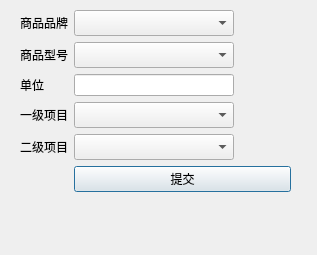
<?xml version="1.0" encoding="UTF-8"?>
<ui version="4.0">
 <class>Dialog</class>
 <widget class="QDialog" name="Dialog">
  <property name="geometry">
   <rect>
    <x>0</x>
    <y>0</y>
    <width>317</width>
    <height>255</height>
   </rect>
  </property>
  <property name="windowTitle">
   <string>Dialog</string>
  </property>
  <widget class="QWidget" name="formLayoutWidget">
   <property name="geometry">
    <rect>
     <x>20</x>
     <y>10</y>
     <width>271</width>
     <height>231</height>
    </rect>
   </property>
   <layout class="QFormLayout" name="formLayout">
    <item row="1" column="0">
     <widget class="QLabel" name="label_2">
      <property name="text">
       <string>商品品牌</string>
      </property>
     </widget>
    </item>
    <item row="1" column="1">
     <widget class="QComboBox" name="brand_comboBox">
      <property name="minimumSize">
       <size>
        <width>150</width>
        <height>26</height>
       </size>
      </property>
      <property name="maximumSize">
       <size>
        <width>160</width>
        <height>26</height>
       </size>
      </property>
      <property name="baseSize">
       <size>
        <width>150</width>
        <height>26</height>
       </size>
      </property>
      <property name="sizeAdjustPolicy">
       <enum>QComboBox::AdjustToMinimumContentsLengthWithIcon</enum>
      </property>
      <property name="minimumContentsLength">
       <number>10</number>
      </property>
     </widget>
    </item>
    <item row="3" column="0">
     <widget class="QLabel" name="label_3">
      <property name="text">
       <string>商品型号</string>
      </property>
     </widget>
    </item>
    <item row="3" column="1">
     <widget class="QComboBox" name="model_combo_box">
      <property name="minimumSize">
       <size>
        <width>150</width>
        <height>26</height>
       </size>
      </property>
      <property name="maximumSize">
       <size>
        <width>160</width>
        <height>26</height>
       </size>
      </property>
      <property name="baseSize">
       <size>
        <width>150</width>
        <height>26</height>
       </size>
      </property>
      <property name="sizeAdjustPolicy">
       <enum>QComboBox::AdjustToMinimumContentsLengthWithIcon</enum>
      </property>
      <property name="minimumContentsLength">
       <number>10</number>
      </property>
     </widget>
    </item>
    <item row="5" column="0">
     <widget class="QLabel" name="label_5">
      <property name="text">
       <string>单位</string>
      </property>
     </widget>
    </item>
    <item row="5" column="1">
     <widget class="QLineEdit" name="unit">
      <property name="minimumSize">
       <size>
        <width>150</width>
        <height>0</height>
       </size>
      </property>
      <property name="maximumSize">
       <size>
        <width>160</width>
        <height>16777215</height>
       </size>
      </property>
      <property name="inputMethodHints">
       <set>Qt::ImhNone</set>
      </property>
     </widget>
    </item>
    <item row="7" column="0">
     <widget class="QLabel" name="label_10">
      <property name="text">
       <string>一级项目</string>
      </property>
     </widget>
    </item>
    <item row="7" column="1">
     <widget class="QComboBox" name="first_service_combo_box">
      <property name="minimumSize">
       <size>
        <width>150</width>
        <height>26</height>
       </size>
      </property>
      <property name="maximumSize">
       <size>
        <width>160</width>
        <height>45</height>
       </size>
      </property>
      <property name="sizeAdjustPolicy">
       <enum>QComboBox::AdjustToMinimumContentsLengthWithIcon</enum>
      </property>
      <property name="minimumContentsLength">
       <number>10</number>
      </property>
     </widget>
    </item>
    <item row="8" column="0">
     <widget class="QLabel" name="label_14">
      <property name="text">
       <string>二级项目</string>
      </property>
     </widget>
    </item>
    <item row="8" column="1">
     <widget class="QComboBox" name="second_service_combo_box">
      <property name="minimumSize">
       <size>
        <width>150</width>
        <height>26</height>
       </size>
      </property>
      <property name="maximumSize">
       <size>
        <width>160</width>
        <height>45</height>
       </size>
      </property>
      <property name="sizeAdjustPolicy">
       <enum>QComboBox::AdjustToMinimumContentsLengthWithIcon</enum>
      </property>
      <property name="minimumContentsLength">
       <number>10</number>
      </property>
     </widget>
    </item>
    <item row="10" column="1">
     <widget class="QPushButton" name="commitButton">
      <property name="text">
       <string>提交</string>
      </property>
     </widget>
    </item>
   </layout>
  </widget>
 </widget>
 <resources/>
 <connections/>
</ui>
